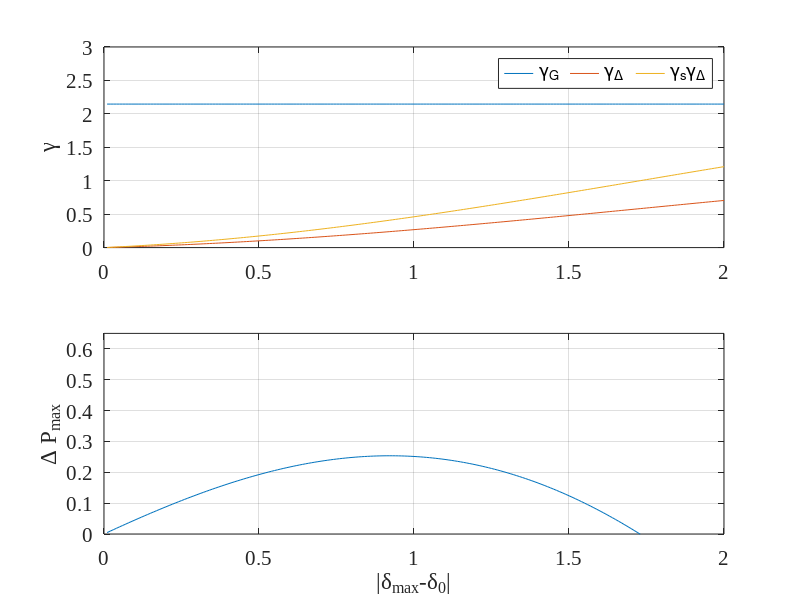

Write the MATLAB code that produced this figure. (Note: this script raises an error after producing the figure.)
close all; clear;
% Assuming delta_max is between 0 and pi.
M=8; D=2; w=0:0.001:1; Pm=0.2; a=0.8;
delta_eq=asin(Pm/a);
% delta_dash=NR(@(x) sin(x)-sin(delta_eq)-cos(x)*(x-delta_eq),@(x) cos(x)+sin(x)*(x-delta_eq)-cos(x),-pi/2);

%%
subplot(2,1,1); hold all; box on; grid on;
delta_max_plot=0.01:0.01:2;
sys=tf(1,[M D a*cos(delta_eq)]); [y_impulse,t_impulse]=impulse(sys,300);
gamma_s_plot=trapz(t_impulse,abs(y_impulse))*ones(size(delta_max_plot));
gamma_del_plot=cos(delta_eq)+(sign(delta_eq)*sin(delta_eq)-sin(abs(delta_eq)+sign(delta_eq)*delta_max_plot))./delta_max_plot;
plot(delta_max_plot,gamma_s_plot)
plot(delta_max_plot,gamma_del_plot)
plot(delta_max_plot,a*gamma_s_plot.*gamma_del_plot)
set(gca,'FontSize',15,'FontName','Times New Roman'); ylabel('\gamma')
legend('\gamma_G','\gamma_\Delta','\gamma_s\gamma_\Delta','Orientation','horizontal'); 
axis([0 2 0 3])

subplot(2,1,2); hold all; box on; grid on;
plot(delta_max_plot,(1-a*gamma_s_plot.*gamma_del_plot)./gamma_s_plot.*delta_max_plot)
set(gca,'FontSize',15,'FontName','Times New Roman'); xlabel('|\delta_{max}-\delta_0|'); ylabel('\Delta P_{max}');
axis([0 2 0 0.65])

%% Upper bound
if 0
    % Direct Simulation
    del_t_sim=0.1; t_end=200;
    t_sim=0:del_t_sim:t_end;
    u_intensity=0.1:0.1:0.8; %u_intensity=u_intensity*0.1;
    for i=1:size(u_intensity,2)
        x_sim=zeros(2,t_end/del_t_sim);
        x_sim(:,1)=[asin(Pm); 0];
        %disturb=u_intensity(i)*sin(w_dist*t_sim);
        disturb=u_intensity(i)*ones(size(t_sim));
        
        for t_idx=1:t_end/del_t_sim
            f_sim= @(x) [x(2); 1/M*(-D.*x(2)-a*sin(x(1))+Pm+disturb(t_idx))];
            J_sim=@(x) [0 1; 1/M*(-a*cos(x(1))) -D/M];
            f=@(x) -x+x_sim(:,t_idx)+del_t_sim/2*(f_sim(x_sim(:,t_idx))+f_sim(x));
            J=@(x) -eye(2)+del_t_sim/2*J_sim(x);
            x_sim(:,t_idx+1)=NR(f,J,x_sim(:,t_idx));
        end
        delta_max_sim(i)=max(abs(x_sim(1,:)-delta_eq));
        %figure; hold all; plot(t_sim,x_sim); plot(t_sim,disturb,'r--')
    end
    plot([0 delta_max_sim+1e10*(delta_max_sim>pi)],[0 u_intensity]); %xlim([0 pi])
    legend('Lower bound','Upper bound','Orientation','horizontal')
end

%%
del_t_sim=0.1; t_end=300; t_sim=0:del_t_sim:t_end;
[Pmax, idx_delmax]=max((1-a*gamma_s_plot.*gamma_del_plot)./gamma_s_plot.*delta_max_plot);
for idx_case=1
    x_sim{idx_case}=zeros(2,t_end/del_t_sim);
    x_sim{idx_case}(:,1)=[asin(Pm); 0];
    %if idx_case==1; disturb=0.5*ones(size(t_sim)); end
    %if idx_case==2; disturb=-0.7*ones(size(t_sim)); end
    %if idx_case==3; disturb=1*sign(interp1(t_impulse,y_impulse,t_sim)); end
    %if idx_case==4; disturb=-0.5*sign(interp1(t_impulse,y_impulse,t_sim)); end
    for t_idx=1:t_end/del_t_sim
        disturb(t_idx)=0.6*sign(x_sim{idx_case}(1,t_idx)-delta_eq);
        f_sim= @(x) [x(2); 1/M*(-D.*x(2)-a*sin(x(1))+Pm+disturb(t_idx))];
        J_sim=@(x) [0 1; 1/M*(-a*cos(x(1))) -D/M];
        f=@(x) -x+x_sim{idx_case}(:,t_idx)+del_t_sim/2*(f_sim(x_sim{idx_case}(:,t_idx))+f_sim(x));
        J=@(x) -eye(2)+del_t_sim/2*J_sim(x);
        x_sim{idx_case}(:,t_idx+1)=NR(f,J,x_sim{idx_case}(:,t_idx));
    end
end

sys=tf([a 0],[M D a*cos(delta_eq)]); [y,t]=impulse(sys,100);
gamma_freq_plot=trapz(t,abs(y));
delta_max=delta_max_plot(idx_delmax);
freq_max=gamma_freq_plot*gamma_del_plot(idx_delmax)*delta_max;

plot_rng=[-1.2*pi 1.2*pi -1 1];
[x1_plot_ij,x2_plot_ij]=meshgrid(linspace(plot_rng(1),plot_rng(2),100),linspace(plot_rng(3),plot_rng(4),100));
for i=1:size(x1_plot_ij,1)
    for j=1:size(x2_plot_ij,2)
        x_plot=[x1_plot_ij(i,j); x2_plot_ij(i,j)];
        dx1_plot(i,j)=x_plot(2);
        dx2_plot(i,j)=1/M*(-D*x_plot(2)-a*sin(x_plot(1))+Pm);
    end
end

if 1
    figure; hold all; grid on; box on;
    streamslice(x1_plot_ij,x2_plot_ij,dx1_plot,dx2_plot);
    plot(x_sim{1}(1,:),x_sim{1}(2,:),'b','LineWidth',2);
    %plot(x_sim{2}(1,:),x_sim{2}(2,:),'r','LineWidth',2)
    %plot(x_sim{3}(1,:),x_sim{1}(2,:),'g','LineWidth',2); plot(x_sim{4}(1,:),x_sim{2}(2,:),'m','LineWidth',2)
    patch([delta_eq+delta_max delta_eq+delta_max delta_eq-delta_max delta_eq-delta_max],[freq_max -freq_max -freq_max freq_max],'blue')
    alpha(0.1)
    axis(plot_rng)
    set(gca,'FontSize',15,'FontName','Times New Roman'); xlabel('\delta'); ylabel('\omega');
end

%% Region of Attraction
figure; box on; hold all;
sys=tf(M,[M D a*cos(delta_eq)]); [y_impulse,t_impulse]=impulse(sys,300);
freq_gain=max(abs(y_impulse));

for i=1:size(x1_plot_ij,1)
    for j=1:size(x2_plot_ij,2)
        x_plot=[x1_plot_ij(i,j); x2_plot_ij(i,j)];
        delta_ij=abs(x_plot(1)-delta_eq); freq_ij=abs(x_plot(2));
        delta_rng=linspace(0,pi/2,100);
        gamma_del=(cos(delta_eq)*delta_rng+(sign(delta_eq)*sin(delta_eq)-sin(abs(delta_eq)+sign(delta_eq)*delta_rng)));
        u_max=max(delta_rng-a*gamma_s_plot(1)*gamma_del);
        feas_region(i,j)=u_max-delta_ij-freq_gain*freq_ij;
    end
end

streamslice(x1_plot_ij,x2_plot_ij,dx1_plot,dx2_plot);
contour(x1_plot_ij,x2_plot_ij,feas_region,[0 0],'LineWidth',3)
%mesh(x1_plot_ij,x2_plot_ij,feas_region)
axis(plot_rng)